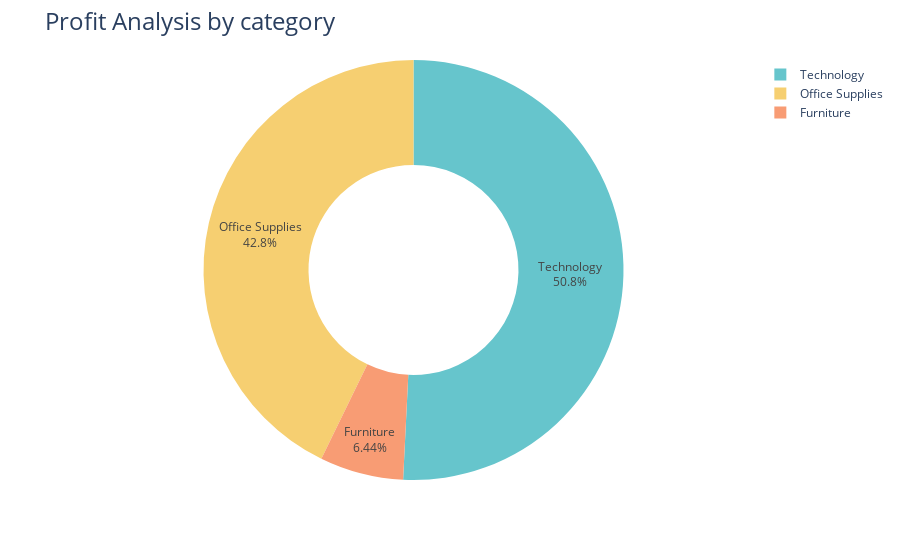

The code cell stored with this chart in its notebook:
### Code cell
# Pie chart for Profit analysis by category

fig = px.pie(profit_by_category,
             values='Profit' ,
             names='Category' ,
             hole=0.5, 
             color_discrete_sequence=px.colors.qualitative.Pastel)

fig.update_traces(textposition='inside' , textinfo='percent+label')
fig.update_layout(title_text='Profit Analysis by category' , title_font=dict(size=24))

fig.show()

### Figure 1 — Plotly figure (JSON) as saved in the notebook; plotly's stock layout.template omitted (floating-point values rounded to 4 significant figures)
{"data": [{"domain": {"x": [0, 1], "y": [0, 1]}, "hole": 0.5, "hovertemplate": "Category=%{label}<br>Profit=%{value}<extra></extra>", "labels": ["Furniture", "Office Supplies", "Technology"], "legendgroup": "", "name": "", "showlegend": true, "textinfo": "percent+label", "textposition": "inside", "type": "pie", "values": [18450.0, 122500.0, 145500.0]}], "layout": {"legend": {"tracegroupgap": 0}, "margin": {"t": 60}, "piecolorway": ["rgb(102, 197, 204)", "rgb(246, 207, 113)", "rgb(248, 156, 116)", "rgb(220, 176, 242)", "rgb(135, 197, 95)", "rgb(158, 185, 243)", "rgb(254, 136, 177)", "rgb(201, 219, 116)", "rgb(139, 224, 164)", "rgb(180, 151, 231)", "rgb(179, 179, 179)"], "title": {"font": {"size": 24}, "text": "Profit Analysis by category"}}}
